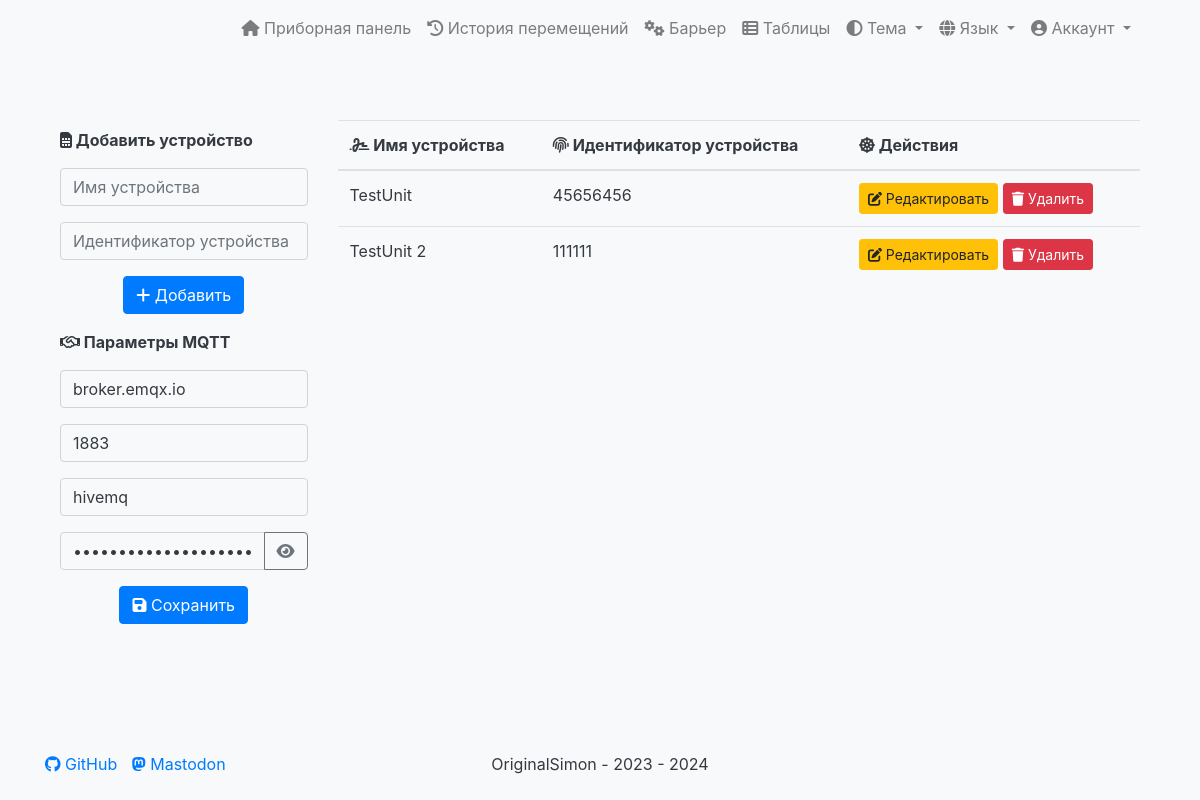
Page /devices/ (signed in) on the committed database.
### mqtt_client/models.py (models this page shows, shortened)
class MQTTConnection(models.Model):
    mqtt_broker = models.CharField(max_length=255, verbose_name='Брокер', blank=True, null=True)
    mqtt_port = models.PositiveIntegerField(verbose_name='Порт')
    mqtt_username = models.CharField(max_length=255, blank=True, null=True, verbose_name='Имя пользователя')
    mqtt_password = models.CharField(max_length=255, blank=True, null=True, verbose_name='Пароль')
    class Meta:
        verbose_name = 'Параметры MQTT'  # Название модели в единственном числе
        verbose_name_plural = 'Параметры MQTT'  # Название модели во множественном числе

### dashboard/models.py (models this page shows, shortened)
class Device(models.Model):
    unit_number = models.IntegerField(verbose_name='Идентификатор устройства')
    device_name = models.CharField(max_length=100, blank=True, verbose_name='Имя устройства')
    user = models.ForeignKey(User, on_delete=models.CASCADE, verbose_name='Пользователь', related_name='devices')
    class Meta:
        verbose_name = 'Устройство'
        verbose_name_plural = 'Устройства'

### mqtt_client/views.py (the view, shortened to what this page needs)
# urls.py: path('', DeviceAndMQTTConnectionView.as_view(), name='device-view'),
@method_decorator(login_required(login_url='login'), name='dispatch')
class DeviceAndMQTTConnectionView(View):
    template_name = 'device_aud/device_aud.html'
    def get(self, request):
        try:
            connection = MQTTConnection.objects.get()
        except MQTTConnection.DoesNotExist:
            connection = None
        user_devices = Device.objects.filter(user=request.user)
        return render(request, self.template_name, {'devices': user_devices, 'connection': connection, 'form_id': 'mqtt_connection_form'})

### templates/device_aud/device_aud.html (shortened to what this page needs)
{% extends 'base.html' %}
{% load i18n %}
{% block content %}
  <div class="container">
    <div class="row">
      <div class="col-md-3 mt-4">
        <p class="font-weight-bold"><i class="fa-solid fa-sim-card"></i> {% translate 'Добавить устройство' %}</p>
        <form action="{% url 'device-view' %}" method="post" id="device-form">
            <div class="form-group">
                <input type="text" class="form-control" id="device_name-input" name="device_name" placeholder="{% translate 'Имя устройства' %}" required value="">
            </div>
            <div class="form-group">
                <input type="text" class="form-control" id="inputunit_number" name="unit_number" placeholder="{% translate 'Идентификатор устройства' %}" required value="">
            </div>
            <div class="d-flex justify-content-center">
                <button type="submit" class="btn btn-primary"><i class="fa-solid fa-plus"></i> {% translate 'Добавить' %}</button>
            </div>
        </form>
        <p class="font-weight-bold mt-3"><i class="fa-regular fa-handshake"></i> {% translate 'Параметры MQTT' %}</p>
        <form method="post" action="{% url 'device-view' %}" id="{{ form_id }}">
          <div class="form-group">
              <input type="text" class="form-control" id="mqtt-broker" name="mqtt_broker" placeholder="{% translate 'Адрес брокера MQTT' %}" required value="{{ connection.mqtt_broker|default:'' }}">
          </div>
          <div class="form-group">
              <input type="number" class="form-control" id="mqtt-port" name="mqtt_port" placeholder="{% translate 'Порт брокера MQTT' %}" required value="{{ connection.mqtt_port|default:'' }}">
          </div>
          <div class="form-group">
              <input type="text" class="form-control" id="mqtt-username" name="mqtt_username" placeholder="{% translate 'Имя пользователя' %}" value="{{ connection.mqtt_username|default:'' }}">
          </div>
          <div class="form-group">
            <div class="input-group">
                <input type="password" class="form-control" id="mqtt-password" name="mqtt_password" placeholder="{% translate 'Пароль' %}" value="{{ connection.mqtt_password|default:'' }}">
                <div class="input-group-append">
                    <button class="btn btn-outline-secondary" type="button" id="showPasswordBtn">
                        <i class="fas fa-eye"></i>
                    </button>
                </div>
            </div>
          </div>
          <div class="d-flex justify-content-center">
              <button type="submit" class="btn btn-primary"><i class="fa-solid fa-floppy-disk"></i> {% translate 'Сохранить' %}</button>
          </div>
      </form>
    </div>
      <div class="col-md-9 mt-3">
        <div style="max-height: 500px; overflow-y: auto;">
          <table class="table">
            <thead>
              <tr>
                <th><i class="fa-solid fa-signature"></i> {% translate 'Имя устройства' %}</th>
                <th><i class="fa-solid fa-fingerprint"></i> {% translate 'Идентификатор устройства' %}</th>
                <th><i class="fa-solid fa-dharmachakra"></i> {% translate 'Действия' %}</th>
              </tr>
            </thead>
            <tbody>
              {% for device in devices %}
                <tr>
                  <td>{{ device.device_name }}</td>
                  <td>{{ device.unit_number }}</td>
                  <td>
                    <a href="{% url 'device-edit' device.id %}" class="btn btn-warning btn-sm mr-2 mr-sm-0 mb-2 mb-sm-0" data-toggle="modal" data-target="#editDeviceModal{{ device.id }}"><i class="fa-solid fa-pen-to-square"></i> {% translate 'Редактировать' %}</a>
                    <a href="{% url 'device-delete' device.id %}" class="btn btn-danger btn-sm"><i class="fa-solid fa-trash"></i> {% translate 'Удалить' %}</a>
                  </td>
                </tr>
            {% endfor %}
          </tbody>
        </table>
      </div>
    </div>
  </div>
{% endblock %}

### static/css/style.css (style rules this page uses)
body { display: flex; flex-direction: column; min-height: 99vh; }

### rows in the picture
MQTTConnection: mqtt_broker "broker.emqx.io", mqtt_port "1883", mqtt_username "hivemq"
Device: device_name "TestUnit", unit_number "45656456"
Device: device_name "TestUnit 2", unit_number "111111"
